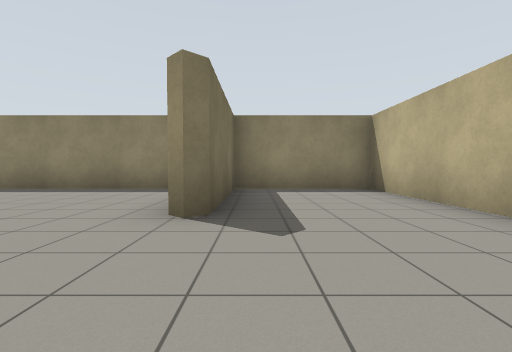
view 1 (above)

22 first-person views from a walk through a robot-simulator world made for Gazebo. The camera is 0.94 m above the floor, tilts 2° down and sees 85° across. Floor lines are 1 m apart. The floor is counted in squares, 2 m on a side. Each view is taken from the middle of a square. On the plan, view 1 faces up. The plan holds only what a view shows up to about 9 squares ahead; the rest is blank.

view 2
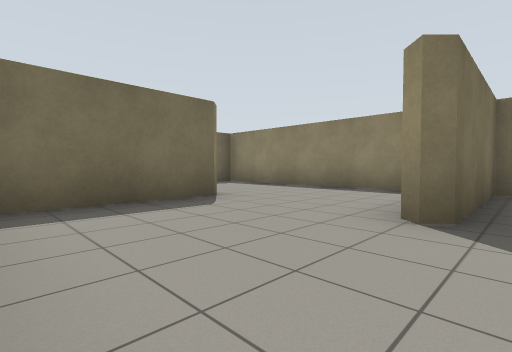

view 3
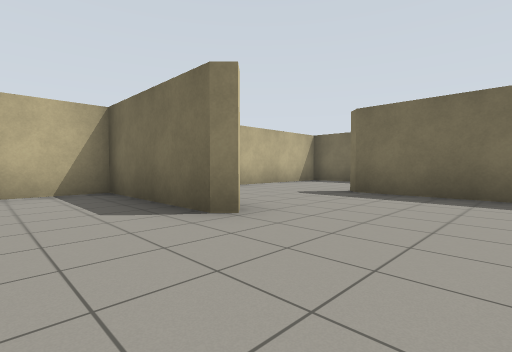

view 4
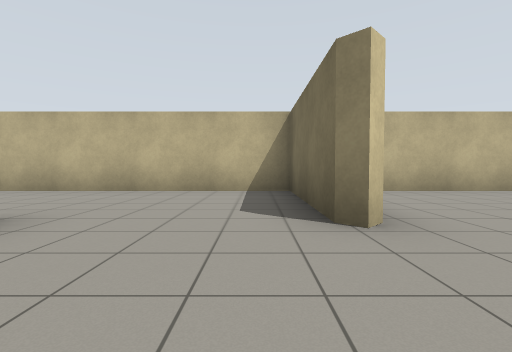

view 5
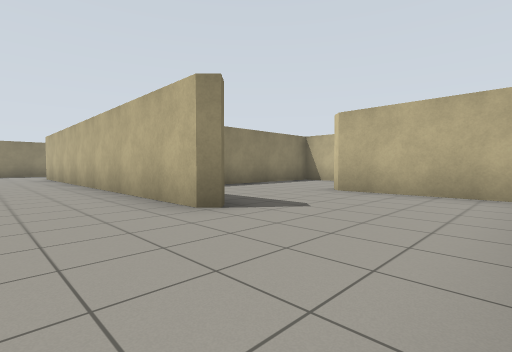

view 6
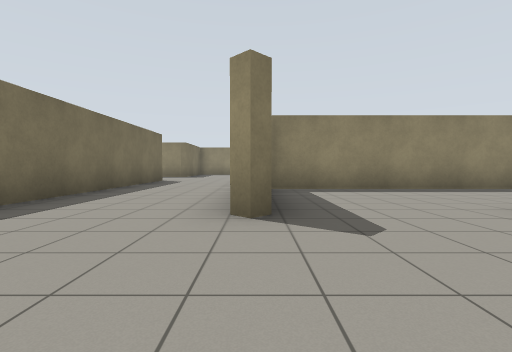

view 7
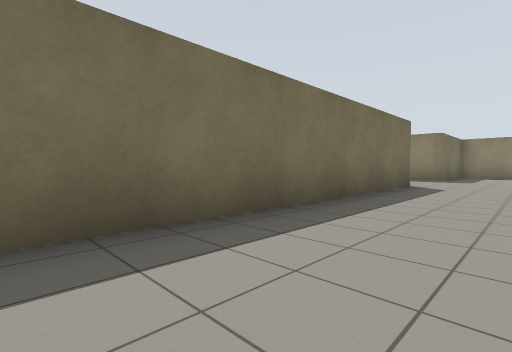

view 8
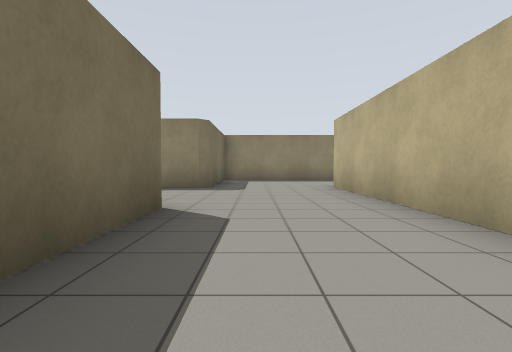

view 9
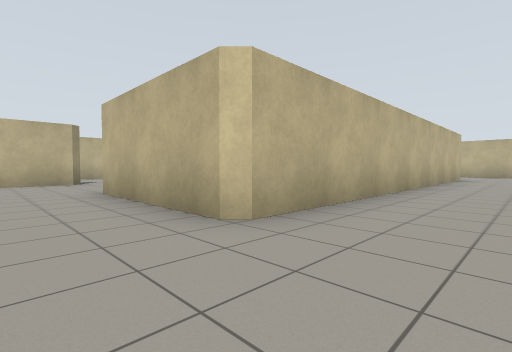

view 10
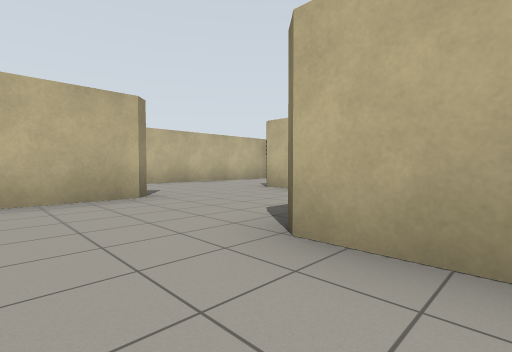

view 11
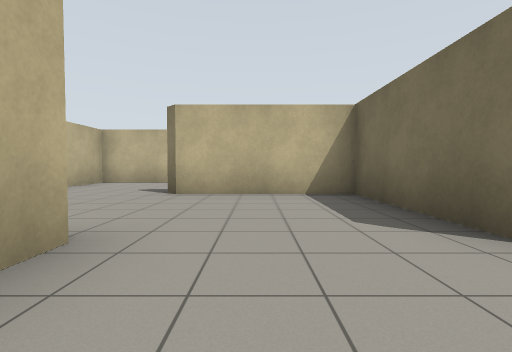

view 12
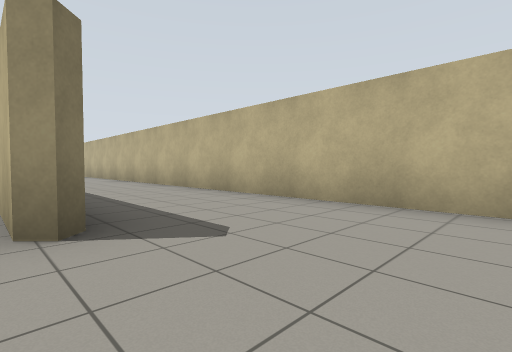

view 13
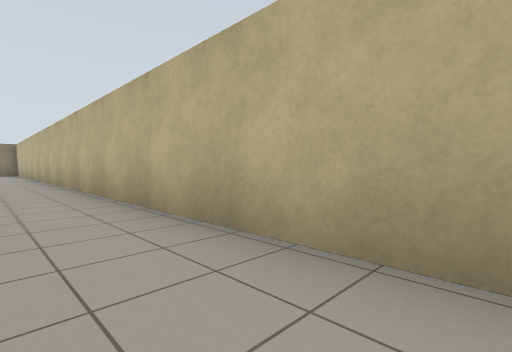

view 14
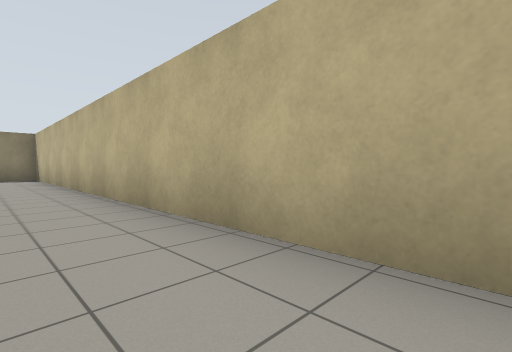

view 15
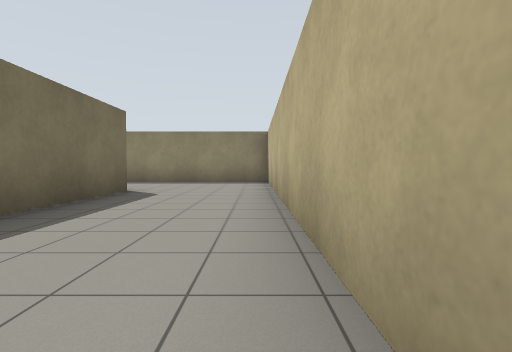

view 16
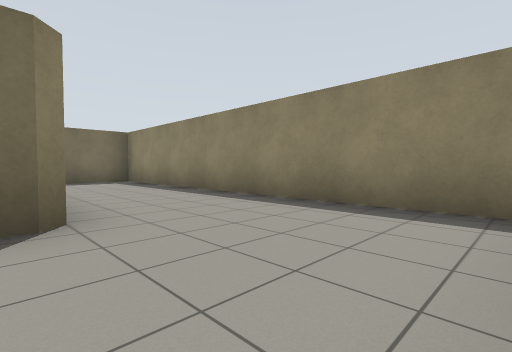

view 17
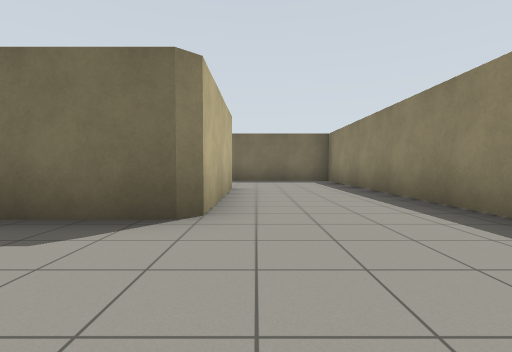

view 18
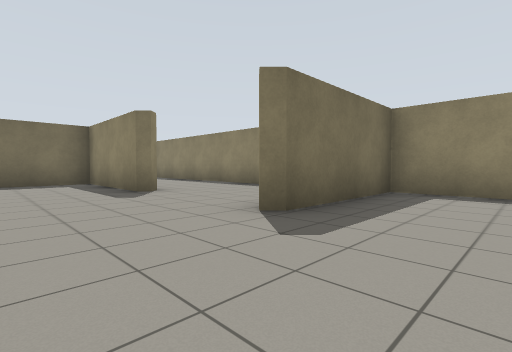

view 19
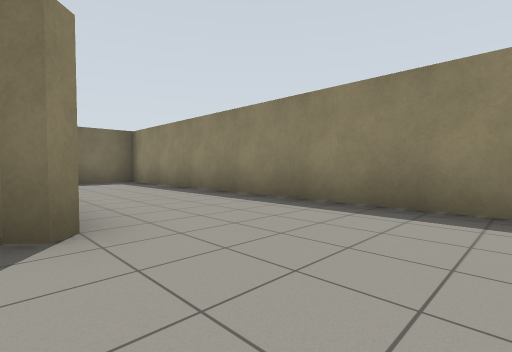

view 20
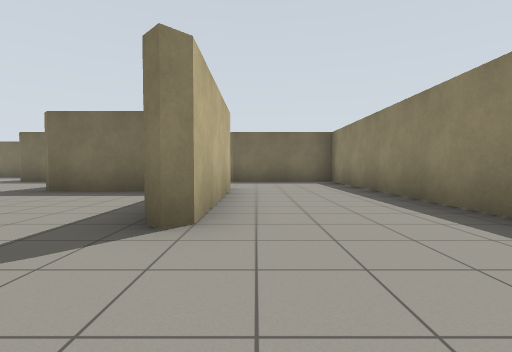

view 21
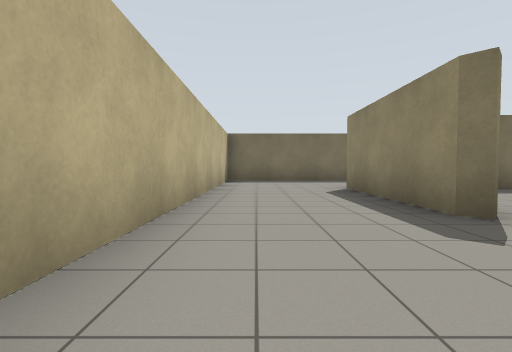

view 22
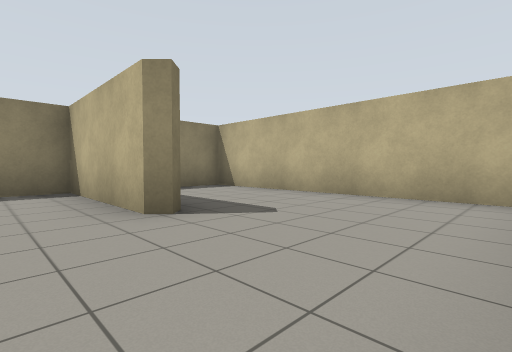

### Floor plan
Points are (right, up) in squares from view 1. A wall is a line through its corners. A room is listed if a view was taken in it or the views show most of it. See-through windows are left out.
Room 1 (views 1, 2, 3, 4, 5, 6, 7, 8, 22)
walls: (-3.7, 2.8) (-3.7, -0.3) (1.9, -0.3); (-7.2, 2.6) (-7.2, 12.5); (-4, 0.1) (-4, 2.8); (-0.9, 2.6) (-0.9, 5.7) (-6.8, 5.7) (-6.8, 2.6); (-9.5, -0.3) (-5.4, -0.3); (-10, 9.1) (-10, 0.2); (2.4, 0.1) (2.4, 5.7) (-0.4, 5.7) (-0.4, 2.6)
ways out: opening at (-8.5, 12) to room 2; opening at (-10, 10.5)
Room 2 (views 9, 10, 11, 12, 13, 14, 15, 16, 17, 18, 19, 20, 21)
walls: (-0.9, 12.2) (-0.9, 13.9); (-0.6, 8.9) (-3.9, 8.9); (-7.2, 12.5) (-3.9, 12.5) (-3.7, 12.3) (-3.7, 9.3) (-0.6, 9.3); (-3.8, 28.5) (-0.4, 28.5) (-0.4, 25.6); (-10, 15) (-10, 12.1); (-6.8, 9.9) (-6.8, 6.1) (2.4, 6.1) (2.4, 31.3) (-6.8, 31.3) (-6.8, 28.3) (-7.1, 28); (-10.1, 28.1) (-13.2, 28.1) (-13.2, 25); (-8.1, 31.3) (-16.4, 31.3) (-16.4, 28.2); (-13.5, 28.5) (-10.2, 28.5)
ways out: opening at (-8.5, 12) to room 1; opening at (-11.5, 25)

Positions as (right, up) in squares from view 1, and headings:
1: (0, 0), facing up
2: (0, 0), facing up-left
3: (-2, 5), facing down-left
4: (-3, 5), facing down
5: (-9, 0), facing up-right
6: (-7, 0), facing up
7: (-8, 2), facing up-left
8: (-9, 6), facing up
9: (-9, 14), facing down-right
10: (-5, 14), facing down-right
11: (-2, 14), facing down
12: (-1, 10), facing up-right
13: (1, 14), facing up-right
14: (1, 20), facing up-right
15: (2, 23), facing up
16: (2, 28), facing up-left
17: (2, 29), facing left
18: (-5, 26), facing up-left
19: (-8, 28), facing up-left
20: (-8, 29), facing left
21: (2, 7), facing left
22: (-2, 0), facing up-right
